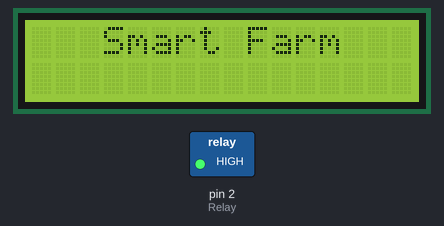
A sketch run on a simulated Arduino Uno, built with avr-gcc and run on an emulated ATmega328P. On the bench: 16×2 character LCD, switched loads named in the sketch (green lamp = pin HIGH). What the sketch prints to the serial monitor is not drawn.

Above: at 0.1 s.
At 0.6 s:
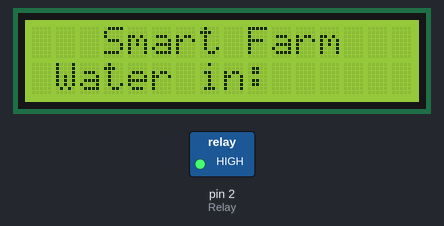
At 9.7 s:
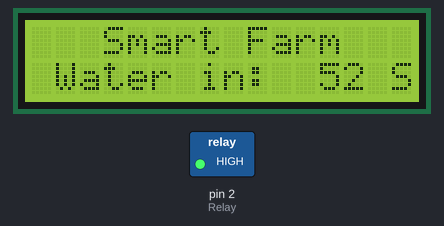
At 19.7 s:
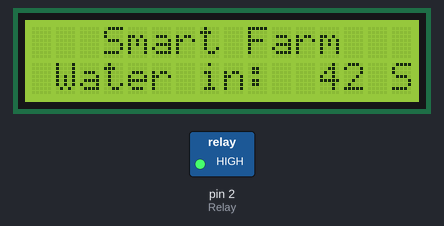
At 28.8 s:
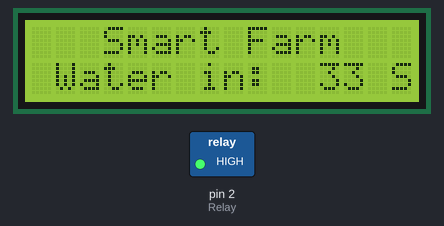
At 38.8 s:
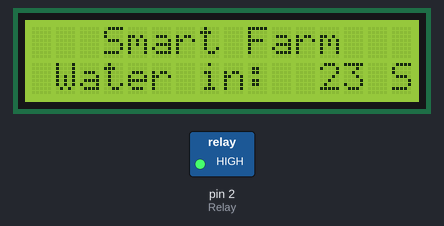

Measured:
- what the display in image 1 shows lasts 1.0 s, from 0.6 s to 1.6 s

The sketch:

Growing_Tree.ino
```cpp
#include <LiquidCrystal_I2C.h>

LiquidCrystal_I2C lcd(0x27, 16, 2);

#define Relay 2

void setup() {
  Serial.begin(9600);
  while (!Serial) {
    delay(10);
  }
  Serial.println("Water the plant");
  pinMode(Relay, OUTPUT);
  digitalWrite(Relay, HIGH);
  setuplcd();
  lcd_print_1();
  delay(500);
}

void loop() {
  lcd_print_2();
  for (int i = 60; i > -1; i--) {
    delay(1000);
    Serial.println(String(i) + " ");
    lcd_print_3(i);
  }
  water();
}

void setuplcd() {
  lcd.begin();
  lcd.backlight();
}

void lcd_print_1() {
  lcd.setCursor(3, 0);
  lcd.print("Smart Farm");
}

void lcd_print_2() {
  lcd.setCursor(1, 1);
  lcd.print("Water in:");
}

void lcd_print_3(int x) {
  lcd.setCursor(12, 1);
  if ( x >= 10 ) {
    lcd.print(x);
  } else if ( x < 10 ) {
    String y = "0" + String(x);
    lcd.print(y);
  }
  lcd.setCursor(15, 1);
  lcd.print("S");
}

void delay_s(int x) {
  x = x * 1000;
  delay(x);
}

void water() {
  digitalWrite(Relay, LOW);
  delay_s(5);
  digitalWrite(Relay, HIGH);
}
```
